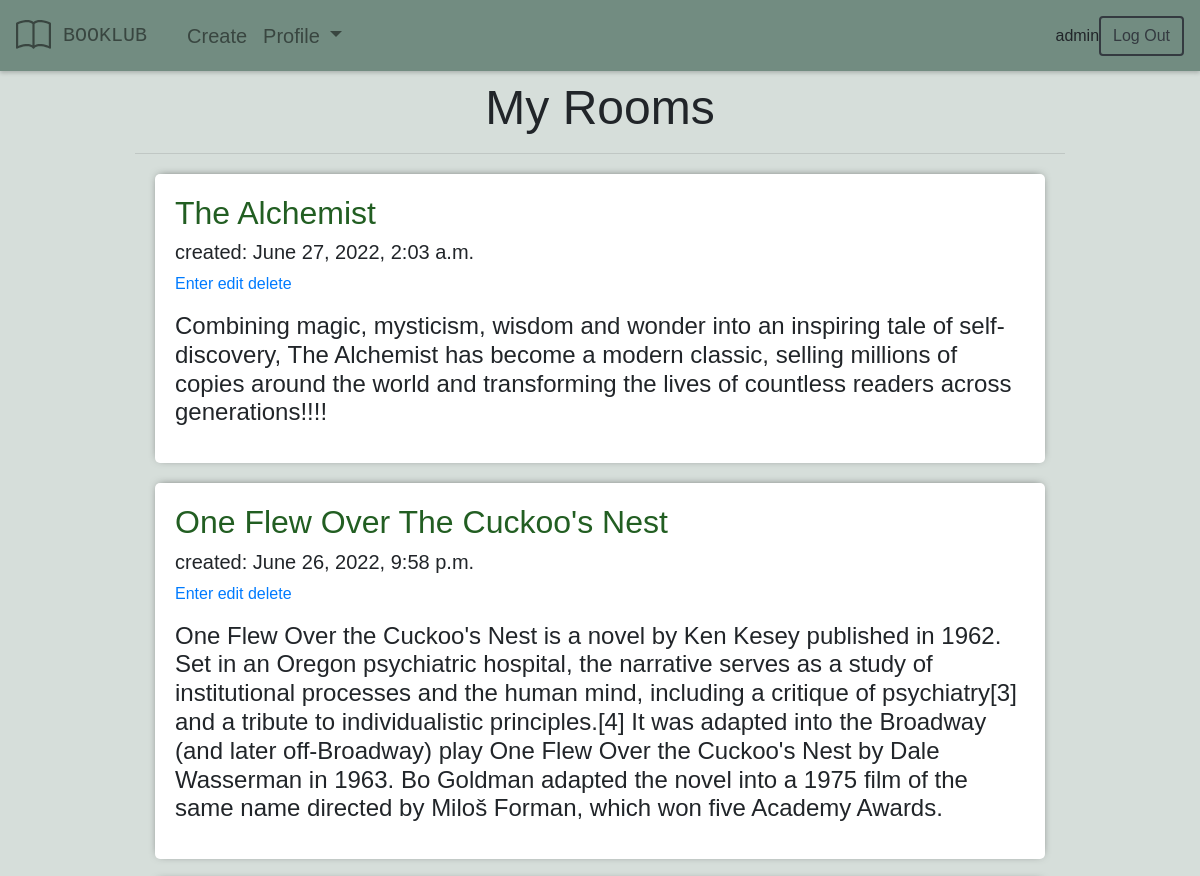
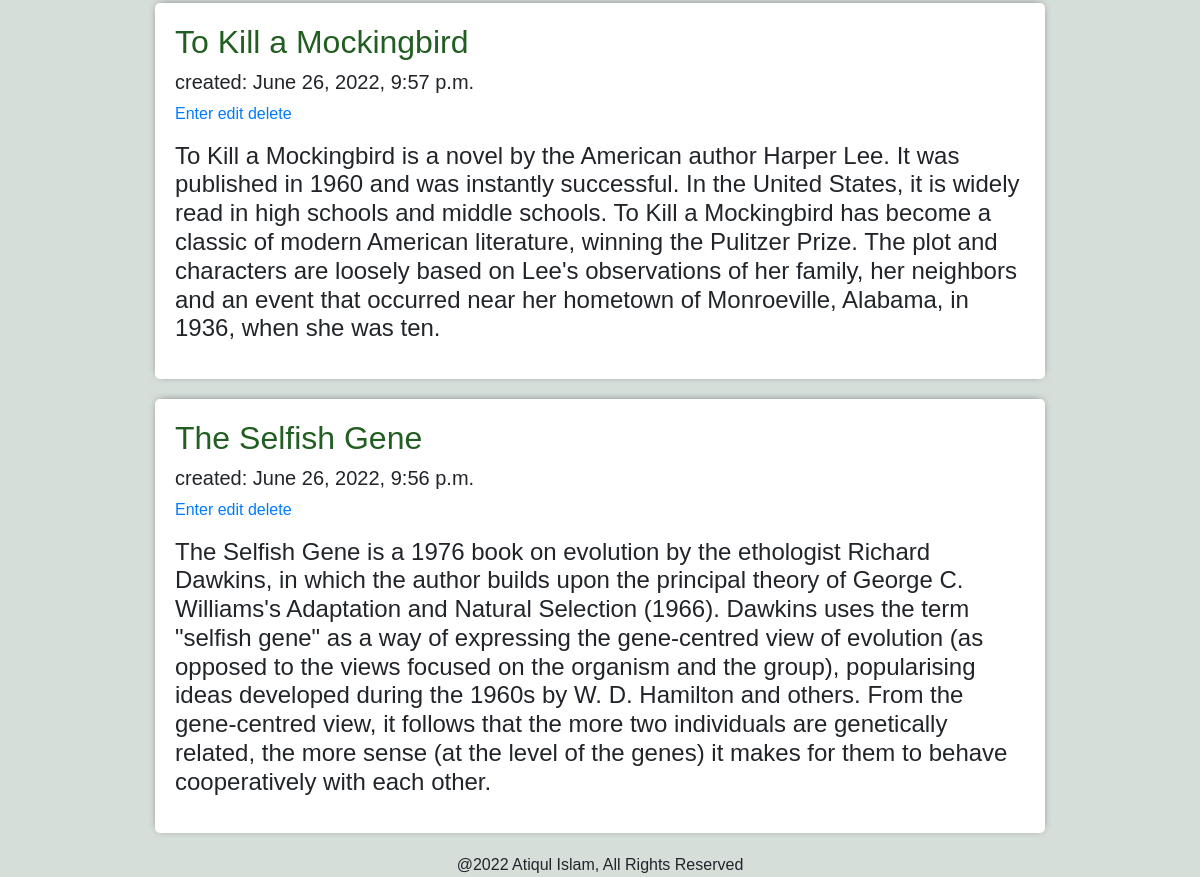
The app's page /my-rooms (signed in) with its own data (2 pictures, top to bottom).
### backend/models.py (models this page shows, shortened)
class Room(models.Model):
    host = models.ForeignKey(User, on_delete=models.CASCADE)
    name = models.CharField(max_length=255)
    description = models.TextField(null=True)
    date_created = models.DateTimeField(default=datetime.datetime.now)
    class Meta:
        ordering = ['-date_created',]

### backend/views.py (the view)
# urls.py: path('my-rooms', myRooms.as_view(), name='my-rooms'),
class myRooms(LoginRequiredMixin, ListView):
    template_name = 'backend/my-rooms.html'
    model = models.Room
    context_object_name = 'rooms'
    def get_context_data(self,**kwargs):
        context = super().get_context_data(**kwargs)
        context['rooms']= context['rooms'].filter(host=self.request.user)
        return context

### backend/templates/backend/my-rooms.html
{% extends 'index.html' %}
{% block page %}
<div class="bg-container-custom">
    <div class="container-fluid center-column-home">
        <h1 class="text-center mt-2 mb-2">My Rooms</h1>
        <hr>
        {% for room in rooms %}
            <div class="item-row">
                <h2 style="color: var(--dark-text);">{{ room.name }}</h2>
                <h5>created: {{ room.date_created }}</h5>
                <a href="{% url 'chat-room' room.id %}">Enter</a>
                <a href="{% url 'edit-room' room.id %}">edit</a>
                <a href="{% url 'delete-room' room.id %}">delete</a>
                <h4 class="pt-3">{{ room.description|linebreaks }}</h4>
            </div>
        {% endfor %}
    </div>
</div>
{% endblock page %}

### templates/navbar.html (shortened to what this page needs)
{% if request.user.is_authenticated %}
<nav class="navbar navbar-expand-lg navbar-light navbar-custom">
    <a class="navbar-brand" href="{% url 'home' %}">
        <div class="navbar-brand" style="font-family: 'OCR A Std', monospace; color:rgba(0,0,0,.5);">
            BOOKLUB
        </div>
    </a>
    <div class="collapse navbar-collapse" id="navbarSupportedContent">
      <ul class="navbar-nav mr-auto">
        <li class="nav-item">
          <a class="nav-link nav-item-custom" href="{% url 'create-room' %}">Create</a>
        </li>
        <li class="nav-item dropdown">
          <a class="nav-link dropdown-toggle nav-item-custom" href="#" id="navbarDropdown" role="button" data-toggle="dropdown" aria-haspopup="true" aria-expanded="false">
            Profile
          </a>
        </li>
      </ul>
      <div>{{ request.user }}</div>
      <div class="form-inline my-2 my-lg-0">
        <a href="{% url 'logout' %}" class="btn btn-outline-dark my-2 my-sm-0">Log Out</a>
      </div>
    </div>
  </nav>
{% endif %}

### static/css/main.css (style rules this page uses)
:root { --dark-text: #225e22; --primary: #728C81; --secondary: #d6deda; --tirtiary: #f7f3e7; }
h1 { font-size: 3em; }
body { margin:0; padding:0; font-family: 'Raleway', sans-serif; background-color: var(--secondary); }
.btn { border-style: solid; border-width: 2px; }
.navbar-brand { color: #2D4838; }
.item-row { background-color: white; margin: 20px; padding: 20px; border-radius: 5px; font-size: 1em; box-shadow: 0px -1px 10px -4px rgba(0,0,0,0.75); }
.navbar-custom { background-color: var(--primary); box-shadow: 0 2px 4px 0 rgba(0,0,0,.2); }
.nav-item-custom { font-size: 1.25em; }
.center-column-home { width: 80vw; }
.bg-container-custom { background-color: var(--secondary); }

### records on screen
Room: name "The Alchemist", date_created "June 27, 2022, 2:03 a.m.", description "Combining magic, mysticism, wisdom and wonder into an inspiring tale of self-discovery, The Alchemist has become a modern classic, selling millions of copies around the world and transforming the lives of countless readers across generations!!!!"
Room: name "One Flew Over The Cuckoo's Nest", date_created "June 26, 2022, 9:58 p.m.", description "One Flew Over the Cuckoo's Nest is a novel by Ken Kesey published in 1962. Set in an Oregon psychiatric hospital, the narrative serves as a study of institutional processes and the human mind, including a critique of psychiatry[3] and a tribute to individualistic principles.[4] It was adapted into the Broadway (and later off-Broadway) play One Flew Over the Cuckoo's Nest by Dale Wasserman in 1963. Bo Goldman adapted the novel into a 1975 film of the same name directed by Miloš Forman, which won five Academy Awards."
Room: name "To Kill a Mockingbird", date_created "June 26, 2022, 9:57 p.m.", description "To Kill a Mockingbird is a novel by the American author Harper Lee. It was published in 1960 and was instantly successful. In the United States, it is widely read in high schools and middle schools. To Kill a Mockingbird has become a classic of modern American literature, winning the Pulitzer Prize. The plot and characters are loosely based on Lee's observations of her family, her neighbors and an event that occurred near her hometown of Monroeville, Alabama, in 1936, when she was ten."
Room: name "The Selfish Gene", date_created "June 26, 2022, 9:56 p.m.", description "The Selfish Gene is a 1976 book on evolution by the ethologist Richard Dawkins, in which the author builds upon the principal theory of George C. Williams's Adaptation and Natural Selection (1966). Dawkins uses the term \"selfish gene\" as a way of expressing the gene-centred view of evolution (as opposed to the views focused on the organism and the group), popularising ideas developed during the 1960s by W. D. Hamilton and others. From the gene-centred view, it follows that the more two individuals are genetically related, the more sense (at the level of the genes) it makes for them to behave cooperatively with each other."

### other values on screen
{{ request.user }} "admin"
